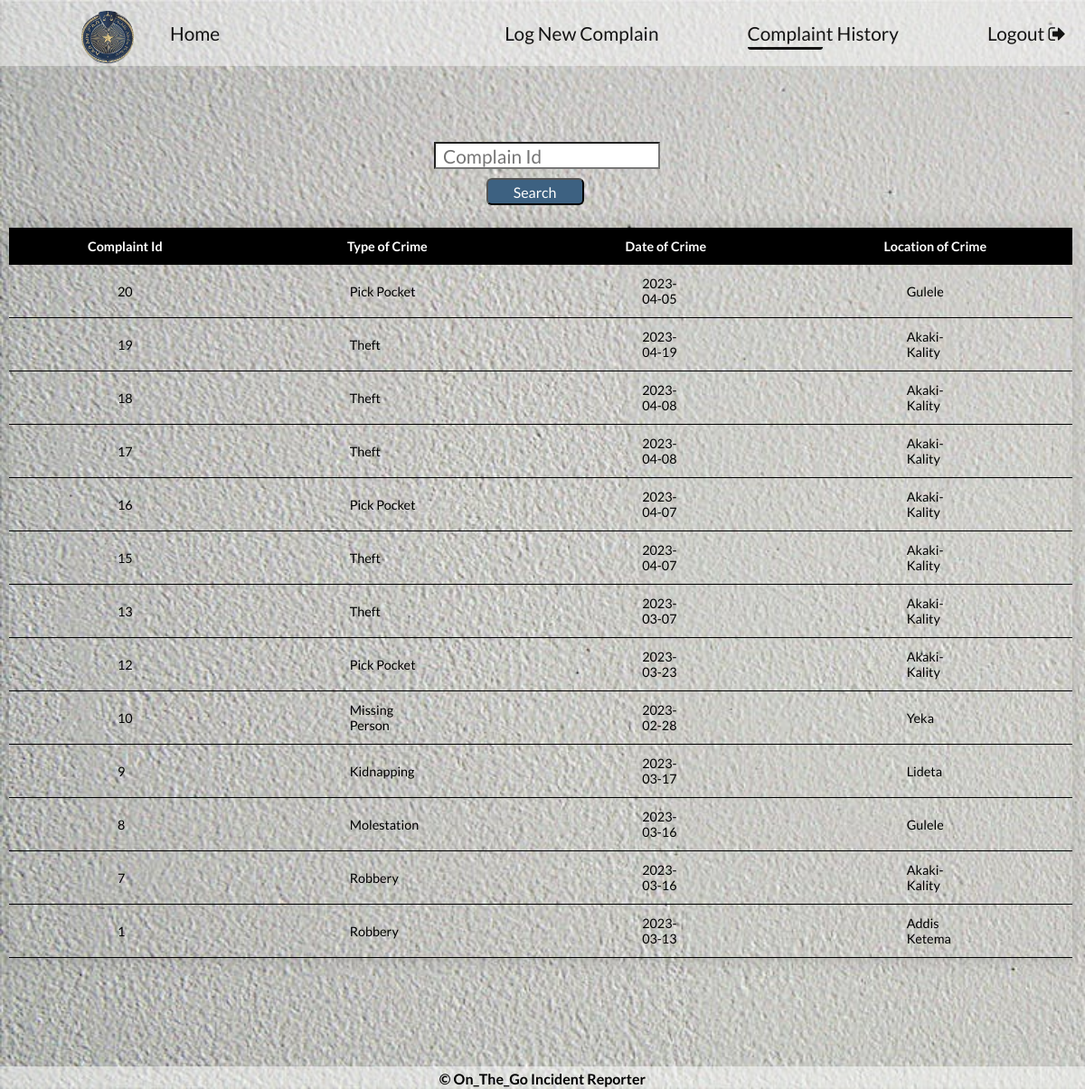
The page /complainer_complain_history.php (signed in) on the database its author committed.
### tables this page shows
CREATE TABLE `complaint` (
  `c_id` int(11) NOT NULL,
  `id_no` bigint(12) NOT NULL,
  `location` varchar(50) NOT NULL,
  `type_crime` varchar(50) NOT NULL,
  `d_o_c` date NOT NULL,
  `repo_time_and_date` varchar(50) NOT NULL DEFAULT current_timestamp(),
  `description` varchar(7000) NOT NULL,
  `inc_status` varchar(50) DEFAULT 'Unassigned',
  `pol_status` varchar(50) DEFAULT 'null',
  `p_id` varchar(50) DEFAULT 'Null',
  `image_url` text NOT NULL,
  `audio_url` text NOT NULL,
  `video_url` text NOT NULL
);

### complainer_complain_history.php (the view, shortened to what this page needs)
<!DOCTYPE html>
<html>
<head>
    <link rel="stylesheet" type="text/css" href="../on_the_go incident reporter/Assets/css/complainer-complain-history.css">
    <link rel="stylesheet" type="text/css" href="https://maxcdn.bootstrapcdn.com/font-awesome/4.4.0/css/font-awesome.min.css">
    <?php
    include("connection.php");
        $u_id=$_SESSION['u_id'];
        $result1=mysqli_query($conn,"SELECT id_no FROM user where u_id='$u_id'");
        $q2=mysqli_fetch_assoc($result1);
        $id_no=$q2['id_no'];
    $query="select c_id,type_crime,d_o_c,location from complaint where id_no='$id_no' order by c_id desc";
    $result=mysqli_query($conn,$query);
    ?>
</head>
<body>
        <header>
<div class="leftside">
    <a href=""> <img class="pic" src="../on_the_go incident reporter/Assets/pictures/logos.png" alt="Addis Ababa police commission logo"  ></a>
           <nav class="navleft">
             <a href="home.php"> Home </a>
         </nav>
 </div>
    <nav class="navigation">
       <a href="complainer_page.php">Log New Complain</a>
       <a href="complainer_complain_history.php" class="active"> Complaint History</a>
       <a href="Taker_logout.php">Logout <i class="fa fa-sign-out" aria-hidden="true"></i></a>
    </nav>
</header>
        <form class="forms"  method="post">
            <input class="txts" type="text" name="cid"  placeholder="&nbsp Complain Id" id="ciid" onfocusout="f1()" required>
             <div>
            <input class="btns" type="submit" value="Search"  name="s2">
              </div>
        </form>
        <table class="table">
    <thead>
        <tr>
            <th scope="col">Complaint Id</th>
            <th scope="col">Type of Crime</th>
            <th scope="col">Date of Crime</th>
            <th scope="col">Location of Crime</th>
        </tr>
    </thead>
    <?php while($rows=mysqli_fetch_assoc($result)){ ?>
    <tbody>
        <tr>
            <td><?php echo $rows['c_id']; ?></td>
            <td><?php echo $rows['type_crime']; ?></td>
            <td><?php echo $rows['d_o_c']; ?></td>
            <td><?php echo $rows['location']; ?></td>
        </tr>
    </tbody>
    <?php } ?>
</table>
<?php
include("footers.php");
?>
</body>
</html>

### Assets/css/complainer-complain-history.css (style rules this page uses)
* { margin: 0; padding: 0; box-sizing: border-box; font-family: 'lato',sans-serif; }
body { justify-content: center; align-items: center; min-height: 100vh; background: url(../pictures/back.jpg) no-repeat; background-size: cover; }
header { position: relative; top: 0; left: 0; width: 100%; padding: 0px 10px; background: rgba(255,255,255, .5); opacity: 0.9; border: 2px 0px solid rgba(255,255,255, .5); border-radius: 0px; display: flex; align-items: center ; z-index: 99; }
.pic { height:70px; padding-left: 60px; padding-right: 0px; padding-top: 12px; margin-right: 0px; }
.leftside { margin-left:20px; margin-right:220px; display: flex; justify-content: space-between; align-items: center; }
.navleft a { position: relative; font-size: 1.3em; color: #000; text-decoration: none; font-weight: 500; margin-left: 40px; }
.navleft a::after { content:''; position: absolute; left: 0; bottom:-6px; width:50%; height: 3px; background: black; border-radius: 5px; transform-origin: right; transform:scaleX(0); transition: transform .5s; }
.navigation a { position: relative; font-size: 1.3em; color: #000; text-decoration: none; font-weight: 500; margin-left: 95px; }
nav a.active:before { position:absolute; content: " "; width:50%; height: 3px; border-bottom: 3px solid black; border-radius: 5px; bottom:-6px; }
.navigation a::after { content:''; position: absolute; left: 0; bottom:-6px; width:50%; height: 3px; background: black; border-radius: 5px; transform-origin: right; transform:scaleX(0); transition: transform .5s; }
.forms { margin-top: 7%; margin-left: 40%; }
.btns { width: 15%; height: 30px; margin-top: 10px; margin-left: 8%; background:#3D6181; border-radius: 6px; cursor: pointer; font-size: 1em; color: #fff; font-weight:500; }
.txts { width: 250px; height: 30px; color:#000; background-color:white; font-size: 1.3em; }
.table { width: 98%; border-collapse: collapse; margin-left:10px ; margin-right: 10px; margin-top: 25px; margin-bottom: 10%; font-size: 0.9em; min-width: 400px; border-radius: 0px 0px 0 0; overflow: hidden; box-shadow: 0 0 20px rgba(0 , 0 ,0 ,0.15); }
.table thead tr { background-color: #000; color:white; font-weight: bold; }
.table th { padding: 12px 10px; }
.table td { padding: 12px 120px; }
.table tbody tr { border-bottom: 1px solid #dddddd; }
tbody tr:last-of-type { border-bottom: 1px solid #000; }

### rows shown on the page
complaint: c_id "20", type_crime "Pick Pocket", d_o_c "2023-04-05", location "Gulele"
complaint: c_id "19", type_crime "Theft", d_o_c "2023-04-19", location "Akaki-Kality"
complaint: c_id "18", type_crime "Theft", d_o_c "2023-04-08", location "Akaki-Kality"
complaint: c_id "17", type_crime "Theft", d_o_c "2023-04-08", location "Akaki-Kality"
complaint: c_id "16", type_crime "Pick Pocket", d_o_c "2023-04-07", location "Akaki-Kality"
complaint: c_id "15", type_crime "Theft", d_o_c "2023-04-07", location "Akaki-Kality"
complaint: c_id "13", type_crime "Theft", d_o_c "2023-03-07", location "Akaki-Kality"
complaint: c_id "12", type_crime "Pick Pocket", d_o_c "2023-03-23", location "Akaki-Kality"
complaint: c_id "10", type_crime "Missing Person", d_o_c "2023-02-28", location "Yeka"
complaint: c_id "9", type_crime "Kidnapping", d_o_c "2023-03-17", location "Lideta"
complaint: c_id "8", type_crime "Molestation", d_o_c "2023-03-16", location "Gulele"
complaint: c_id "7", type_crime "Robbery", d_o_c "2023-03-16", location "Akaki-Kality"
complaint: c_id "1", type_crime "Robbery", d_o_c "2023-03-13", location "Addis Ketema"
